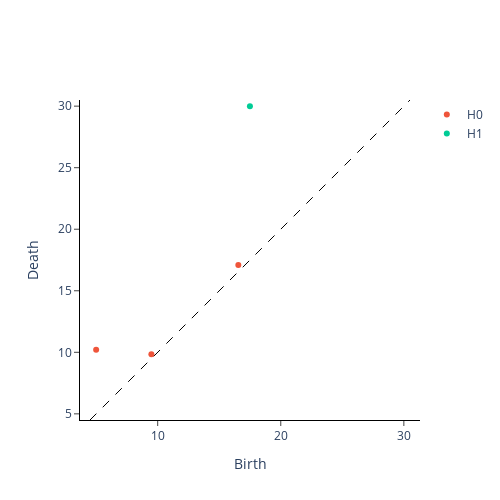

Notebook cell for this chart:
### Code cell
from gtda.homology import CubicalPersistence 
cubical_persistence = CubicalPersistence(n_jobs=-1) 
im8_cubical = cubical_persistence.fit_transform(im8_filtration) 
cubical_persistence.plot(im8_cubical)

### Figure 1 — Plotly figure (JSON) as saved in the notebook; plotly's stock layout.template omitted (floating-point values rounded to 4 significant figures)
{"data": [{"hoverinfo": "none", "line": {"color": "black", "dash": "dash", "width": 1}, "mode": "lines", "showlegend": false, "type": "scatter", "x": [4.5, 30.5], "y": [4.5, 30.5]}, {"hoverinfo": "text", "hovertext": ["(5.0, 10.198039027185569)", "(16.55294535724685, 17.08800749063506)", "(9.486832980505138, 9.848857801796104)"], "mode": "markers", "name": "H0", "type": "scatter", "x": [5, 16.55, 9.487], "y": [10.2, 17.09, 9.849]}, {"hoverinfo": "text", "hovertext": ["(17.4928556845359, 30.0)"], "mode": "markers", "name": "H1", "type": "scatter", "x": [17.49], "y": [30]}], "layout": {"height": 500, "plot_bgcolor": "white", "width": 500, "xaxis": {"autorange": false, "exponentformat": "e", "linecolor": "black", "linewidth": 1, "mirror": false, "range": [4.5, 30.5], "showexponent": "all", "showline": true, "side": "bottom", "ticks": "outside", "title": {"text": "Birth"}, "type": "linear", "zeroline": true}, "yaxis": {"autorange": false, "exponentformat": "e", "linecolor": "black", "linewidth": 1, "mirror": false, "range": [4.5, 30.5], "scaleanchor": "x", "scaleratio": 1, "showexponent": "all", "showline": true, "side": "left", "ticks": "outside", "title": {"text": "Death"}, "type": "linear", "zeroline": true}}}
